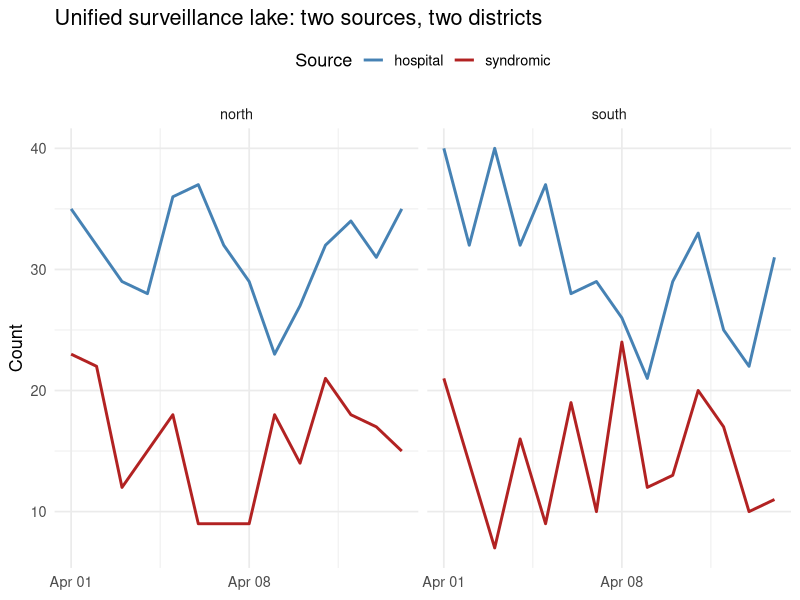

R code for this plot:
## ---- chunk 1
#| label: simulate-raw-data

library(dplyr)

# Simulate raw data from three heterogeneous sources
set.seed(2024)
n_days <- 14
dates  <- seq(as.Date("2024-04-01"), by = "day", length.out = n_days)

# Source 1: hospital admissions (CSV-like: district, date, admissions)
df_hospital <- data.frame(
  District    = rep(c("North", "South"), each = n_days),
  ReportDate  = rep(dates, 2),
  Admissions  = rpois(n_days * 2, 30),
  DataVersion = "v2.1"
)

# Source 2: wastewater (JSON-like: different naming, units)
df_ww <- data.frame(
  district_code = rep(c("N", "S"), each = n_days),
  sample_date   = rep(dates, 2),
  gc_per_ml     = round(runif(n_days * 2, 100, 5000)),
  lab_id        = "WW_LAB_001"
)

# Source 3: syndromic surveillance (SQL dump: ICD-coded ED visits)
df_syndromic <- data.frame(
  location  = rep(c("North", "South"), each = n_days),
  visit_dt  = rep(dates, 2),
  icd_flu   = rpois(n_days * 2, 15),
  icd_resp  = rpois(n_days * 2, 45)
)

cat("Hospital rows:", nrow(df_hospital),
    " | WW rows:", nrow(df_ww),
    " | Syndromic rows:", nrow(df_syndromic), "\n")
## ---- chunk 2
#| label: normalise

# Normalise to a common schema: date, location_id, source, metric, value
normalise <- function(df, source_name) {
  switch(source_name,
    hospital = df |>
      transmute(
        date        = ReportDate,
        location_id = tolower(gsub(" ", "_", District)),
        source      = "hospital",
        metric      = "admissions",
        value       = as.numeric(Admissions)
      ),
    wastewater = df |>
      transmute(
        date        = sample_date,
        location_id = ifelse(district_code == "N", "north", "south"),
        source      = "wastewater",
        metric      = "gc_per_ml",
        value       = as.numeric(gc_per_ml)
      ),
    syndromic = df |>
      transmute(
        date        = visit_dt,
        location_id = tolower(location),
        source      = "syndromic",
        metric      = "flu_ed_visits",
        value       = as.numeric(icd_flu)
      )
  )
}

df_lake <- bind_rows(
  normalise(df_hospital,  "hospital"),
  normalise(df_ww,        "wastewater"),
  normalise(df_syndromic, "syndromic")
)

cat("Unified lake rows:", nrow(df_lake), "\n")
head(df_lake, 4)
## ---- chunk 3
#| label: lake-viz
#| fig-cap: "Unified surveillance lake: three heterogeneous data sources normalised to a common schema and visualised together. This is the view your EnKF ingestion script queries each morning."

library(ggplot2)

ggplot(df_lake |> filter(metric %in% c("admissions","flu_ed_visits")),
       aes(x = date, y = value, colour = source)) +
  geom_line(linewidth = 1) +
  facet_wrap(~ location_id, ncol = 2) +
  scale_colour_manual(values = c(hospital   = "steelblue",
                                  syndromic  = "firebrick"),
                      name = "Source") +
  labs(x = NULL, y = "Count", title = "Unified surveillance lake: two sources, two districts") +
  theme_minimal(base_size = 13) +
  theme(legend.position = "top")
